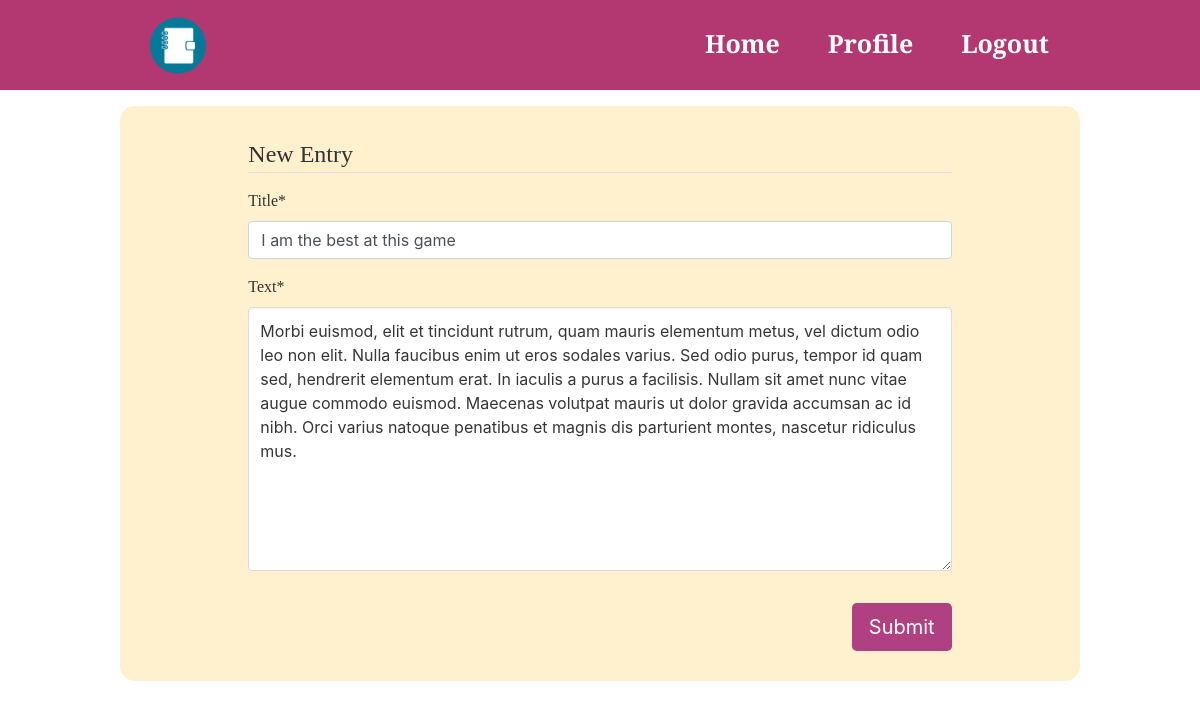
The page /entry/43/update (signed in) on the database its author committed.
### entries/models.py (models this page shows, shortened)
class Entry(models.Model):
    title = models.CharField(max_length= 30)
    text = models.TextField(max_length = 500)
    date_posted = models.DateTimeField(auto_now_add=True)
    author = models.ForeignKey(User, on_delete=models.CASCADE)
    class Meta:
        verbose_name_plural= "entries"

### entries/views.py (the view, shortened to what this page needs)
# urls.py: path('entry/<int:pk>/update', EntryUpdateView.as_view(), name='entry-update'),
class EntryUpdateView(LoginRequiredMixin, UserPassesTestMixin, UpdateView):
    model = Entry
    fields = ['title','text']
    def test_func(self):
        entry = self.get_object()
        if self.request.user == entry.author:
            return True
        return False

### entries/templates/entries/entry_form.html (shortened to what this page needs)
{% extends 'entries/base.html' %}
{% load crispy_forms_tags %}
{% block content %}
<section class="section">
        <div class="col-md-10 offset-md-1">
            <form method="POST" action="{% url 'entry-create' %}">
                <fieldset class="form-group">
                        <legend class="border-bottom mb-4">New Entry</legend>
                        {{ form|crispy}}
        </fieldset>
                <div class="field is-grouped is-grouped-right">
                    <div class="control">
                        <button class="btn btn-lg btn-entry is-link">Submit</button>
                    </div>
                </div>
            </form>
        </div>
    </section>
{% endblock %}

### entries/static/main.css (style rules this page uses)
body { background: #ffffff; color: #333333; height: 100%; font-family: 'Merriweather', serif; }
.section { margin: 10px; padding: 10px; }
span { text-decoration-color: #ffffff; }
.btn-entry { background-color: rgb(175, 64, 130); color: white; }

### rows shown on the page
Entry: title "I am the best at this game", text "Morbi euismod, elit et tincidunt rutrum, quam mauris elementum metus, vel dictum odio leo non elit. Nulla faucibus enim ut eros sodales varius. Sed odio purus, tempor id quam sed, hendrerit elementum erat. In iaculis a purus a facilisis. Nullam sit amet nunc vitae augue commodo euismod. Maecenas volutpat mauris ut dolor gravida accumsan ac id nibh. Orci varius natoque penatibus et magnis dis parturient montes, nascetur ridiculus mus."
